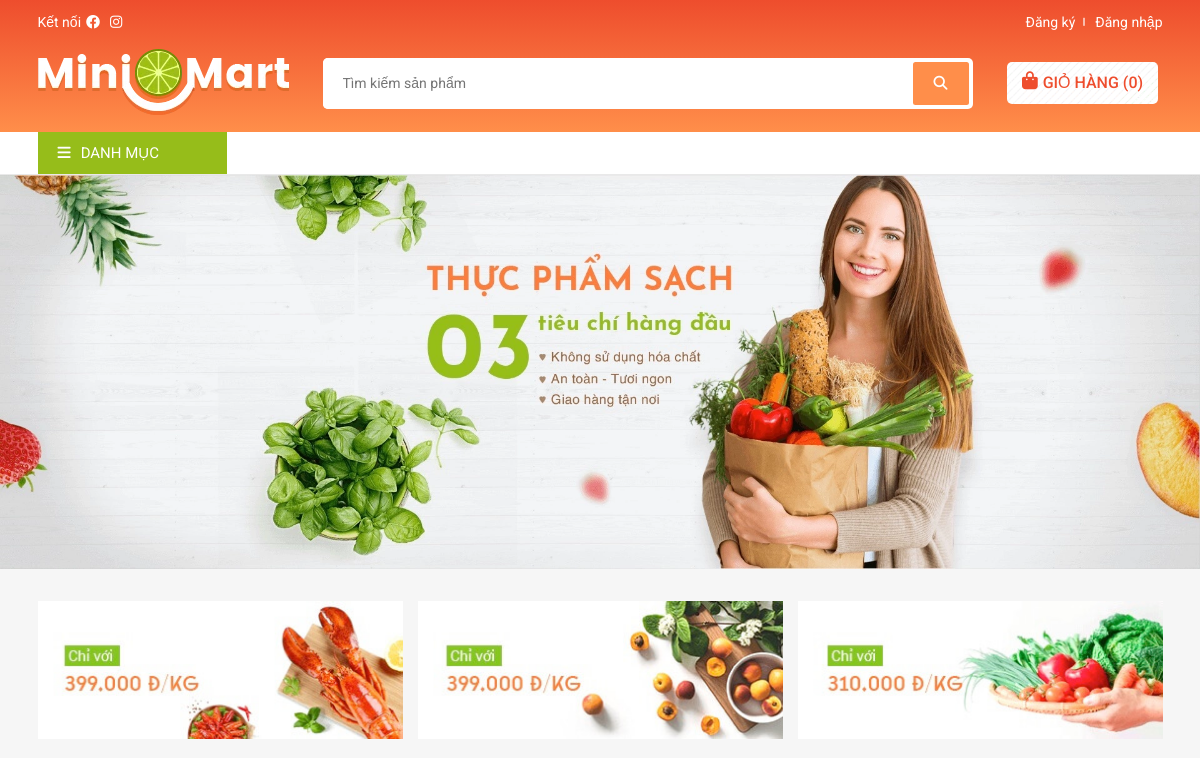
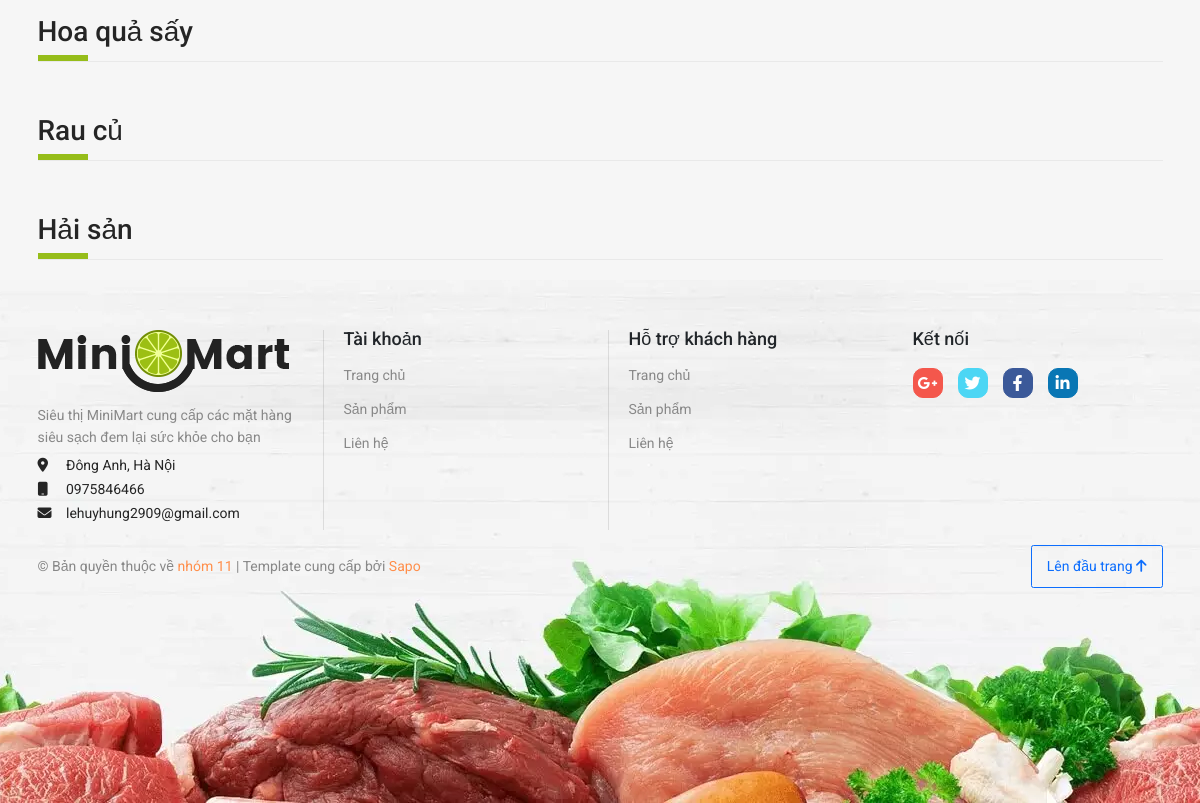
Before: / with the older database file (2 pictures, top to bottom).
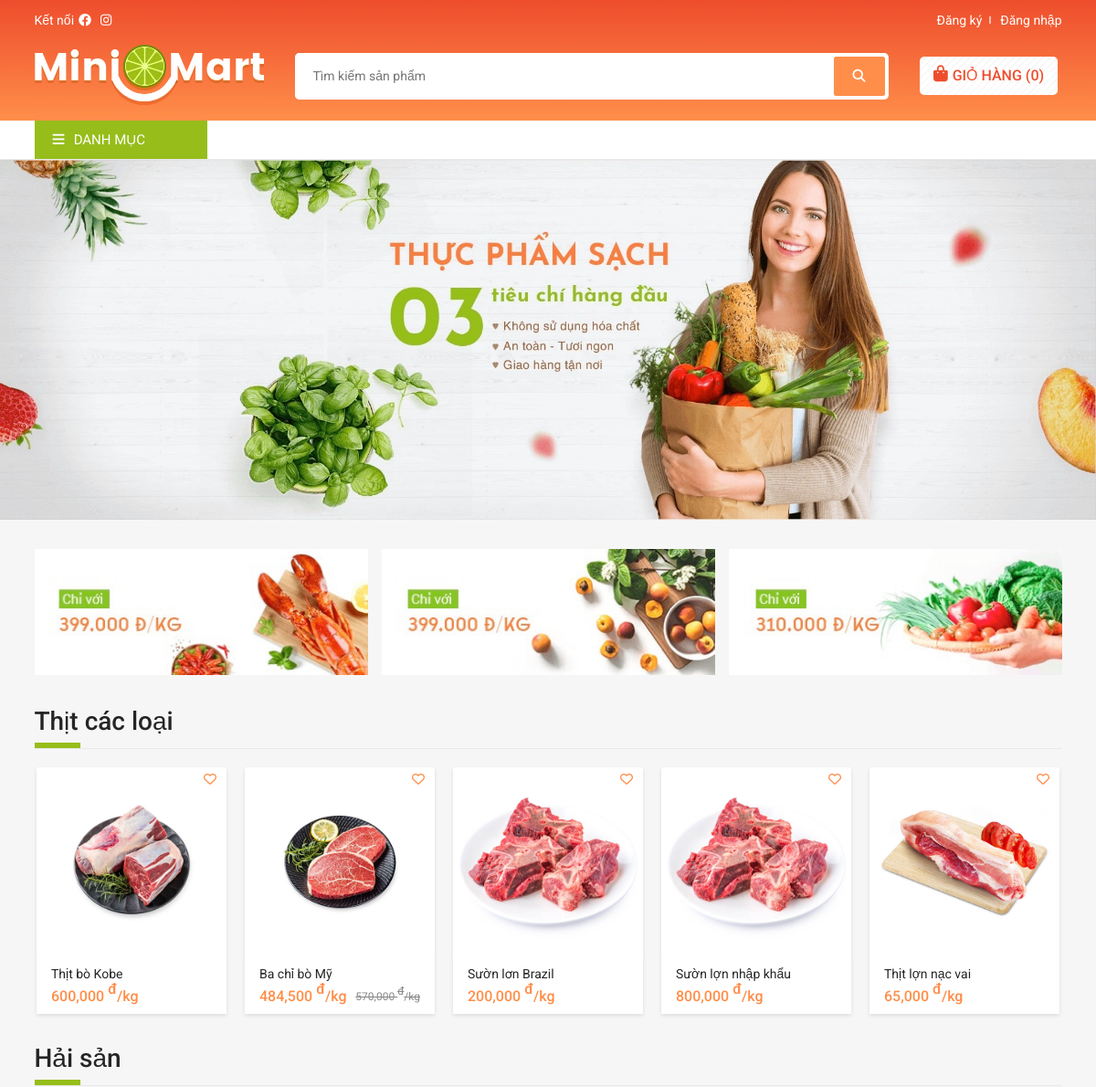
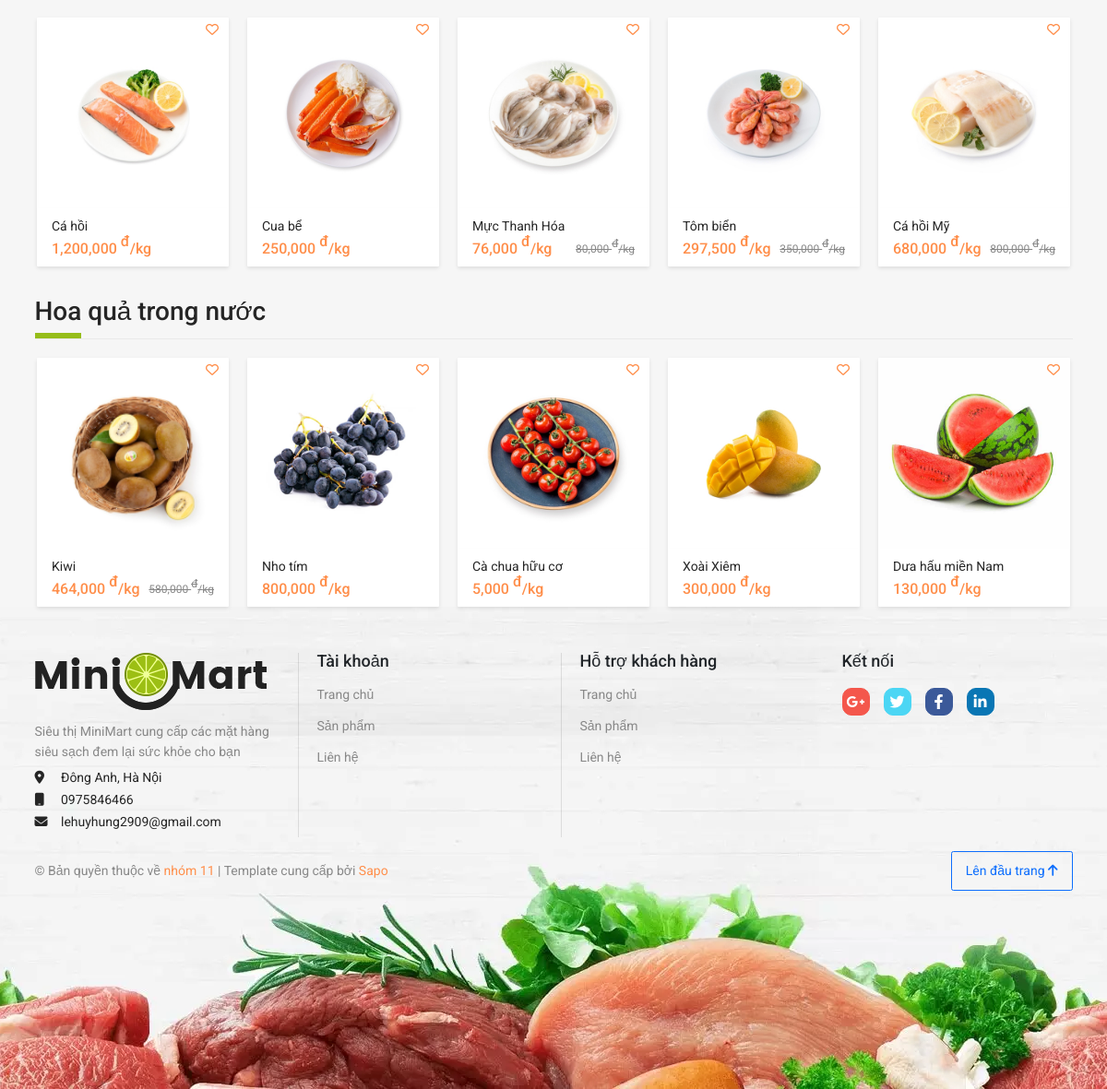
After: the same page with the newer database file (2 pictures, top to bottom).
### tables this page shows
CREATE TABLE `category` (
  `id` int(11) NOT NULL,
  `name` varchar(50) NOT NULL,
  `created_At` datetime NOT NULL,
  `updated_At` datetime NOT NULL
);

CREATE TABLE `product` (
  `id` int(11) NOT NULL,
  `cate_id` int(11) NOT NULL,
  `title` varchar(100) NOT NULL,
  `price` int(11) NOT NULL,
  `unit` varchar(20) NOT NULL,
  `country` varchar(50) NOT NULL,
  `discount` int(11) NOT NULL,
  `quantity` int(11) NOT NULL,
  `description` longtext NOT NULL,
  `created_At` datetime NOT NULL,
  `updated_At` datetime NOT NULL,
  `deleted` int(11) NOT NULL DEFAULT 0
);

CREATE TABLE `galery` (
  `id` int(11) NOT NULL,
  `product_id` int(11) NOT NULL,
  `thumbnail` varchar(500) NOT NULL,
  `created_At` datetime NOT NULL
);

### database/dbhelper.php (called while the page is built, shortened)
<?php
function executeResult($sql, $isSingle = false)
{
    $data = null;
    $cont = mysqli_connect(HOST, USERNAME, PASSWORD, DATABASE);
    mysqli_set_charset($cont, "utf8");
    $result = mysqli_query($cont, $sql);
    if ($isSingle) {
        $data = mysqli_fetch_array($result, 1);
    } else {
        $data = [];
        while (($row = mysqli_fetch_array($result, 1)) != null) {
            $data[] = $row;
        }
    }
    return $data;
}

### navbar.php (called while the page is built, shortened)
<?php
$sql = "Select * FROM category ORDER BY id DESC";
$categories = executeResult($sql);
?>

### index.php (the view, shortened to what the changed rows need)
<?php
require_once './database/dbhelper.php';
$img = "SELECT * FROM galery";
$list = executeResult($img);
?>
<!DOCTYPE html>
<html lang="en">
<head>
    <link href="https://cdn.jsdelivr.net/npm/bootstrap@5.1.3/dist/css/bootstrap.min.css" rel="stylesheet"
 />
    <link rel="stylesheet" href="https://cdnjs.cloudflare.com/ajax/libs/font-awesome/6.1.1/css/all.min.css"
 />
    <link rel="stylesheet" href="./dist/css/style.css" />
</head>
<?php
include "./header.php";
include "./navbar.php";
?>
<div class="home container">
    <div class="home__banner row">
        <div class="home__slider col-md-12">
            <div class="home__link--wrap">
                <a class="home__link"
                    href="./products.php?cate=<?=urlencode($categories[1]['name'])?>"><?=$categories[1]['name']?></a>
            </div>
            <div class="row">
                <?php
$selectProduct = "SELECT * FROM product WHERE cate_id = '" . $categories[1]['id'] . "' LIMIT 5";
$products = executeResult($selectProduct);
foreach ($products as $row) {
    $newPrice = (int) $row['price'] - (int) $row['price'] * (int) $row['discount'] / 100;
    $thumbnail = "";
    foreach ($list as $img) {
        if ($img['product_id'] == $row['id']) {
            $thumbnail = $img['thumbnail'];
            break;
        }
    }
    if ($row['discount'] != 0) {
        echo '<form class="product-card--wrap col" method="POST">
        <div class="product-card">
            <a class="product-card__link" href="./productDetail.php?id=' . $row['id'] . '">
                <div class="product-card__img">
                    <img src="./assets/thumbnail/' . $thumbnail . '"
                        alt="anh">
                </div>
                <div class="product-card__info">
                    <div class="product-card__name" style="-webkit-line-clamp: 1; display: -webkit-box;">' . $row['title'] . '</div>
                    <div class="product-card__price--wrap">
                        <p class="product__price">' . number_format($newPrice) . ' <sup>đ</sup>/' . $row['unit'] . '</p>
                        <p class="product__price--old">' . number_format($row['price']) . ' <sup>đ</sup>/' . $row['unit'] . '</p>
                    </div>
                </div>
            </a>
            <p class="product-card__view--btn"><i class="fas fa-eye"></i></p>
            <p class="product-card__favorite--btn"><i class="far fa-heart"></i></p>
            <input type="text" class="d-none" name="id" value="' . $row['id'] . '">
            <input type="text" class="d-none" name="title" value="' . $row['title'] . '">
            <input type="text" class="d-none" name="thumbnail" value="' . $thumbnail . '">
            <input type="text" class="d-none" name="price" value="' . $newPrice . '">
            <input type="text" class="d-none" name="quantity" value="1">
            <div class="add-cart-btn--wrap">';
        echo '</div>
        </div>
        </form>';
    } else {
        echo '<form class="product-card--wrap col" method="POST">
        <div class="product-card">
            <a class="product-card__link" href="./productDetail.php?id=' . $row['id'] . '">
                <div class="product-card__img">
                    <img src="./assets/thumbnail/' . $thumbnail . '"
                        alt="anh">
                </div>
                <div class="product-card__info">
                    <div class="product-card__name" style="-webkit-line-clamp: 1; display: -webkit-box;">' . $row['title'] . '</div>
                    <div class="product-card__price--wrap">
                        <p class="product__price">' . number_format($row['price']) . ' <sup>đ</sup>/' . $row['unit'] . '</p>
                    </div>
                </div>
            </a>
            <p class="product-card__view--btn"><i class="fas fa-eye"></i></p>
            <p class="product-card__favorite--btn"><i class="far fa-heart"></i></p>
            <input type="text" class="d-none" name="id" value="' . $row['id'] . '">
            <input type="text" class="d-none" name="title" value="' . $row['title'] . '">
            <input type="text" class="d-none" name="thumbnail" value="' . $thumbnail . '">
            <input type="text" class="d-none" name="price" value="' . $newPrice . '">
            <input type="text" class="d-none" name="quantity" value="1">
            <div class="add-cart-btn--wrap">';
        echo '</div>
        </div>
        </form>';
    }
}
?>
            </div>
        </div>
        <div class="home__slider col-md-12">
            <div class="home__link--wrap">
                <a class="home__link"
                    href="./products.php?cate=<?=urlencode($categories[5]['name'])?>"><?=$categories[5]['name']?></a>
            </div>
            <div class="row">
                <?php
$selectProduct = "SELECT * FROM product WHERE cate_id = '" . $categories[5]['id'] . "' LIMIT 5";
$products = executeResult($selectProduct);
foreach ($products as $row) {
    $newPrice = $row['price'] - $row['price'] * $row['discount'] / 100;
    $thumbnail = "";
    foreach ($list as $img) {
        if ($img['product_id'] == $row['id']) {
            $thumbnail = $img['thumbnail'];
            break;
        }
    }
    if ($row['discount'] != 0) {
        echo '<form class="product-card--wrap col" method="POST">
        <div class="product-card">
            <a class="product-card__link" href="./productDetail.php?id=' . $row['id'] . '">
                <div class="product-card__img">
                    <img src="./assets/thumbnail/' . $thumbnail . '"
                        alt="anh">
                </div>
                <div class="product-card__info">
                    <div class="product-card__name" style="-webkit-line-clamp: 1; display: -webkit-box;">' . $row['title'] . '</div>
                    <div class="product-card__price--wrap">
                        <p class="product__price">' . number_format($newPrice) . ' <sup>đ</sup>/' . $row['unit'] . '</p>
                        <p class="product__price--old">' . number_format($row['price']) . ' <sup>đ</sup>/' . $row['unit'] . '</p>
                    </div>
                </div>
            </a>
            <p class="product-card__view--btn"><i class="fas fa-eye"></i></p>
            <p class="product-card__favorite--btn"><i class="far fa-heart"></i></p>
            <input type="text" class="d-none" name="id" value="' . $row['id'] . '">
            <input type="text" class="d-none" name="title" value="' . $row['title'] . '">
            <input type="text" class="d-none" name="thumbnail" value="' . $thumbnail . '">
            <input type="text" class="d-none" name="price" value="' . $newPrice . '">
            <input type="text" class="d-none" name="quantity" value="1">
            <div class="add-cart-btn--wrap">';
        echo '</div>
        </div>
        </form>';
    } else {
        echo '<form class="product-card--wrap col" method="POST">
        <div class="product-card">
            <a class="product-card__link" href="./productDetail.php?id=' . $row['id'] . '">
                <div class="product-card__img">
                    <img src="./assets/thumbnail/' . $thumbnail . '"
                        alt="anh">
                </div>
                <div class="product-card__info">
                    <div class="product-card__name" style="-webkit-line-clamp: 1; display: -webkit-box;">' . $row['title'] . '</div>
                    <div class="product-card__price--wrap">
                        <p class="product__price">' . number_format($row['price']) . ' <sup>đ</sup>/' . $row['unit'] . '</p>
                    </div>
                </div>
            </a>
            <p class="product-card__view--btn"><i class="fas fa-eye"></i></p>
            <p class="product-card__favorite--btn"><i class="far fa-heart"></i></p>
            <input type="text" class="d-none" name="id" value="' . $row['id'] . '">
            <input type="text" class="d-none" name="title" value="' . $row['title'] . '">
            <input type="text" class="d-none" name="thumbnail" value="' . $thumbnail . '">
            <input type="text" class="d-none" name="price" value="' . $newPrice . '">
            <input type="text" class="d-none" name="quantity" value="1">
            <div class="add-cart-btn--wrap">';
        echo '</div>
        </div>
        </form>';
    }
}
?>
            </div>
        </div>
        <div class="home__slider col-md-12">
            <div class="home__link--wrap">
                <a class="home__link"
                    href="./products.php?cate=<?=urlencode($categories[4]['name'])?>"><?=$categories[4]['name']?></a>
            </div>
            <div class="row">
                <?php
$selectProduct = "SELECT * FROM product WHERE cate_id = '" . $categories[4]['id'] . "' LIMIT 5";
$products = executeResult($selectProduct);
foreach ($products as $row) {
    $newPrice = (int) $row['price'] - (int) $row['price'] * (int) $row['discount'] / 100;
    $thumbnail = "";
    foreach ($list as $img) {
        if ($img['product_id'] == $row['id']) {
            $thumbnail = $img['thumbnail'];
            break;
        }
    }
    if ($row['discount'] != 0) {
        echo '<form class="product-card--wrap col" method="POST">
        <div class="product-card">
            <a class="product-card__link" href="./productDetail.php?id=' . $row['id'] . '">
                <div class="product-card__img">
                    <img src="./assets/thumbnail/' . $thumbnail . '"
                        alt="anh">
                </div>
                <div class="product-card__info">
                    <div class="product-card__name" style="-webkit-line-clamp: 1; display: -webkit-box;">' . $row['title'] . '</div>
                    <div class="product-card__price--wrap">
                        <p class="product__price">' . number_format($newPrice) . ' <sup>đ</sup>/' . $row['unit'] . '</p>
                        <p class="product__price--old">' . number_format((int) $row['price']) . ' <sup>đ</sup>/' . $row['unit'] . '</p>
                    </div>
                </div>
            </a>
            <p class="product-card__view--btn"><i class="fas fa-eye"></i></p>
            <p class="product-card__favorite--btn"><i class="far fa-heart"></i></p>
            <input type="text" class="d-none" name="id" value="' . $row['id'] . '">
            <input type="text" class="d-none" name="title" value="' . $row['title'] . '">
            <input type="text" class="d-none" name="thumbnail" value="' . $thumbnail . '">
            <input type="text" class="d-none" name="price" value="' . $newPrice . '">
            <input type="text" class="d-none" name="quantity" value="1">
            <div class="add-cart-btn--wrap">';
        echo '</div>
        </div>
        </form>';
    } else {
        echo '<form class="product-card--wrap col" method="POST">
        <div class="product-card">
            <a class="product-card__link" href="./productDetail.php?id=' . $row['id'] . '">
                <div class="product-card__img">
                    <img src="./assets/thumbnail/' . $thumbnail . '"
                        alt="anh">
                </div>
                <div class="product-card__info">
                    <div class="product-card__name" style="-webkit-line-clamp: 1; display: -webkit-box;">' . $row['title'] . '</div>
                    <div class="product-card__price--wrap">
                        <p class="product__price">' . number_format((int) $row['price']) . ' <sup>đ</sup>/' . $row['unit'] . '</p>
                    </div>
                </div>
            </a>
            <p class="product-card__view--btn"><i class="fas fa-eye"></i></p>
            <p class="product-card__favorite--btn"><i class="far fa-heart"></i></p>
            <input type="text" class="d-none" name="id" value="' . $row['id'] . '">
            <input type="text" class="d-none" name="title" value="' . $row['title'] . '">
            <input type="text" class="d-none" name="thumbnail" value="' . $thumbnail . '">
            <input type="text" class="d-none" name="price" value="' . $newPrice . '">
            <input type="text" class="d-none" name="quantity" value="1">
            <div class="add-cart-btn--wrap">';
        echo '</div>
        </div>
        </form>';
    }
}
?>
            </div>
        </div>
    </div>
</div>
<?php
include "./footer.php"
?>

Changed rows visible on the page:
no longer on this page (row unchanged): category: name "Hoa quả sấy"
no longer on this page (row unchanged): category: name "Rau củ"
now on this page (row unchanged): category: name "Thịt các loại"
added product: galery.thumbnail (picture), title "Thịt bò Kobe", price "600,000", unit "kg"
added product: galery.thumbnail (picture), title "Ba chỉ bò Mỹ", newPrice "484,500", unit "kg", price "570,000"
added product: galery.thumbnail (picture), title "Sườn lơn Brazil", price "200,000", unit "kg"
added product: galery.thumbnail (picture), title "Sườn lợn nhập khẩu", price "800,000", unit "kg"
added product: galery.thumbnail (picture), title "Thịt lợn nạc vai", price "65,000", unit "kg"
added product: galery.thumbnail (picture), title "Cá hồi", price "1,200,000", unit "kg"
added product: galery.thumbnail (picture), title "Cua bể", price "250,000", unit "kg"
added product: galery.thumbnail (picture), title "Mực Thanh Hóa", newPrice "76,000", unit "kg", price "80,000"
added product: galery.thumbnail (picture), title "Tôm biển", newPrice "297,500", unit "kg", price "350,000"
added product: galery.thumbnail (picture), title "Cá hồi Mỹ", newPrice "680,000", unit "kg", price "800,000"
now on this page (row unchanged): category: name "Hoa quả trong nước"
added product: galery.thumbnail (picture), title "Kiwi", newPrice "464,000", unit "kg", price "580,000"
added product: galery.thumbnail (picture), title "Nho tím", price "800,000", unit "kg"
added product: galery.thumbnail (picture), title "Cà chua hữu cơ", price "5,000", unit "kg"
added product: galery.thumbnail (picture), title "Xoài Xiêm", price "300,000", unit "kg"
added product: galery.thumbnail (picture), title "Dưa hấu miền Nam", price "130,000", unit "kg"
Other visible differences:
$categories[5]['name']: "Rau củ" → "Hải sản"
$categories[4]['name']: "Hải sản" → "Hoa quả trong nước"
